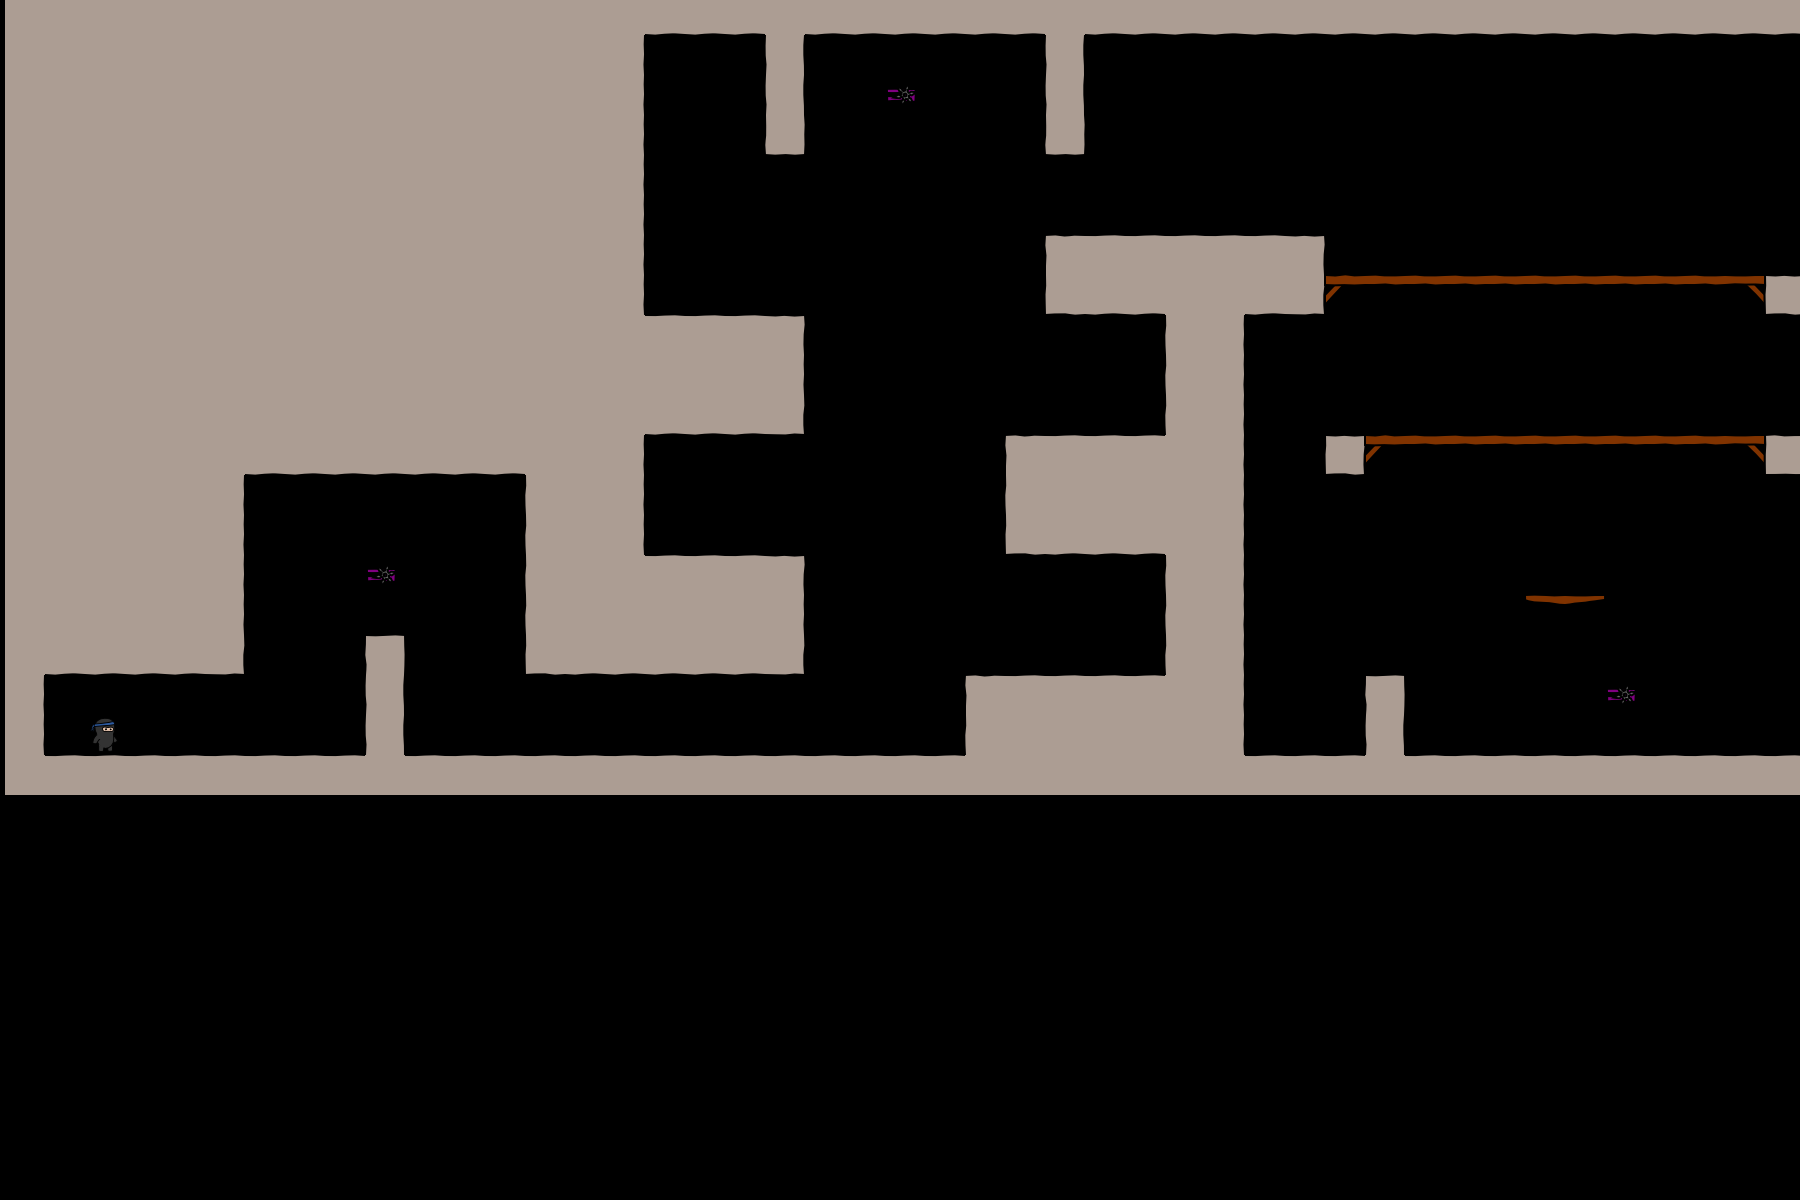

Tiled map render using the project's own tile images. Description and the whole map definition, tile-layer contents included, below:
An orthogonal 45x30 tile map with 40x40 px tiles, 3 tile layers (bg, objects, fg), 2 tilesets.

<map version="1.0" orientation="orthogonal" width="45" height="30" tilewidth="40" tileheight="40">
 <tileset firstgid="1" name="world1" tilewidth="50" tileheight="50">
  <image source="world1.png" width="400" height="400" />
 </tileset>
 <tileset firstgid="65" name="objectpalette" tilewidth="50" tileheight="50">
  <image source="objectpalette.png" width="400" height="400" />
 </tileset>
 <layer name="bg" width="50" height="20">
  <data encoding="csv">  18,18,18,18,18,18,18,18,18,18,18,18,18,18,18,18,26,26,26,18,26,26,26,26,26,26,18,26,26,26,26,26,26,26,26,26,26,26,26,26,26,26,26,26,26,26,26,26,18,18,
  18,18,18,18,18,18,18,18,18,18,18,18,18,18,18,19,0,0,0,20,0,0,0,0,0,0,20,0,0,0,0,0,0,0,0,0,0,0,0,0,0,0,0,0,0,0,0,0,17,18,
  18,18,18,18,18,18,18,18,18,18,18,18,18,18,18,19,0,0,0,20,0,0,0,0,0,0,20,0,0,0,0,0,0,0,0,0,0,0,0,0,0,0,0,0,0,0,0,0,17,18,
  18,18,18,18,18,18,18,18,18,18,18,18,18,18,18,19,0,0,0,28,0,0,0,0,0,0,28,0,0,0,0,0,0,0,0,0,0,0,0,0,0,0,0,0,0,0,0,0,17,18,
  18,18,18,18,18,18,18,18,18,18,18,18,18,18,18,19,0,0,0,0,0,0,0,0,0,0,0,0,0,0,0,0,0,0,0,0,0,0,0,0,0,0,0,0,0,0,0,0,17,18,
  18,18,18,18,18,18,18,18,18,18,18,18,18,18,18,19,0,0,0,0,0,0,0,0,0,0,0,0,0,0,0,0,0,0,0,0,0,0,0,0,0,0,0,0,0,0,0,0,17,18,
  18,18,18,18,18,18,18,18,18,18,18,18,18,18,18,19,0,0,0,0,0,0,0,0,0,0,9,10,10,10,10,10,11,0,0,0,0,0,0,0,0,0,0,0,0,0,0,0,17,18,
  18,18,18,18,18,18,18,18,18,18,18,18,18,18,18,19,0,0,0,0,0,0,0,0,0,0,25,26,26,18,18,26,27,6,7,7,7,7,7,7,7,7,7,8,4,0,0,0,17,18,
  18,18,18,18,18,18,18,18,18,18,18,18,18,18,18,18,10,10,10,11,0,0,0,0,0,0,0,0,0,17,19,0,0,0,0,0,0,0,0,0,0,0,0,0,0,0,0,0,17,18,
  18,18,18,18,18,18,18,18,18,18,18,18,18,18,18,18,18,18,18,19,0,0,0,0,0,0,0,0,0,17,19,0,0,0,0,0,0,0,0,0,0,0,0,0,0,0,0,0,17,18,
  18,18,18,18,18,18,18,18,18,18,18,18,18,18,18,18,26,26,26,27,0,0,0,0,0,0,0,0,0,17,19,0,0,0,0,0,0,0,0,0,0,0,0,0,0,0,0,0,17,18,
  18,18,18,18,18,18,26,26,26,26,26,26,26,18,18,19,0,0,0,0,0,0,0,0,0,9,10,10,10,18,19,0,0,4,6,7,7,7,7,7,7,7,7,8,1,2,2,2,26,18,
  18,18,18,18,18,19,0,0,0,0,0,0,0,17,18,19,0,0,0,0,0,0,0,0,0,17,18,18,18,18,19,0,0,0,0,0,0,0,0,0,0,0,0,0,0,0,0,0,0,17,
  18,18,18,18,18,19,0,0,0,0,0,0,0,17,18,19,0,0,0,0,0,0,0,0,0,25,26,26,26,18,19,0,0,0,0,0,0,0,0,0,0,0,0,0,0,0,0,0,0,17,
  18,18,18,18,18,19,0,0,0,0,0,0,0,17,18,18,10,10,10,11,0,0,0,0,0,0,0,0,0,17,19,0,0,0,0,0,0,0,0,0,0,0,0,0,0,0,0,0,0,17,
  18,18,18,18,18,19,0,0,0,0,0,0,0,17,18,18,18,18,18,19,0,0,0,0,0,0,0,0,0,17,19,0,0,0,0,0,0,0,14,15,0,0,0,0,0,1,2,10,10,18,
  18,26,26,26,26,27,0,0,0,12,0,0,0,25,26,26,26,26,26,27,0,0,0,0,0,0,0,0,0,17,19,0,0,0,0,0,0,0,0,0,0,0,0,0,0,0,0,17,18,18,
  19,0,0,0,0,0,0,0,0,20,0,0,0,0,0,0,0,0,0,0,0,0,0,0,9,10,10,10,10,18,19,0,0,0,12,0,0,0,0,0,0,0,0,0,0,0,0,17,18,18,
  19,0,0,0,0,0,0,0,0,20,0,0,0,0,0,0,0,0,0,0,0,0,0,0,17,18,18,18,18,18,19,0,0,0,20,0,0,0,0,0,0,0,0,0,0,0,0,17,18,18,
  18,10,10,10,10,10,10,10,10,18,10,10,10,10,10,10,10,10,10,10,10,10,10,10,18,18,18,18,18,18,18,10,10,10,18,10,10,10,10,10,10,10,10,10,10,10,10,18,18,18
</data>
 </layer>
 <layer name="objects" width="50" height="20">
  <data encoding="csv">
  0,0,0,0,0,0,0,0,0,0,0,0,0,0,0,0,0,0,0,0,0,0,0,0,0,0,0,0,0,0,0,0,0,0,0,0,0,0,0,0,0,0,0,0,0,0,0,0,0,0,
  0,0,0,0,0,0,0,0,0,0,0,0,0,0,0,0,0,0,0,0,0,0,0,0,0,0,0,0,0,0,0,0,0,0,0,0,0,0,0,0,0,0,0,0,0,0,0,0,0,0,
  0,0,0,0,0,0,0,0,0,0,0,0,0,0,0,0,0,0,0,0,0,0,76,0,0,0,0,0,0,0,0,0,0,0,0,0,0,0,0,0,0,0,0,0,0,0,0,0,0,0,
  0,0,0,0,0,0,0,0,0,0,0,0,0,0,0,0,0,0,0,0,0,0,0,0,0,0,0,0,0,0,0,0,0,0,0,0,0,0,0,0,0,0,0,0,0,0,0,0,0,0,
  0,0,0,0,0,0,0,0,0,0,0,0,0,0,0,0,0,0,0,0,0,0,0,0,0,0,0,0,0,0,0,0,0,0,0,0,0,0,0,0,0,0,0,0,0,0,0,0,0,0,
  0,0,0,0,0,0,0,0,0,0,0,0,0,0,0,0,0,0,0,0,0,0,0,0,0,0,0,0,0,0,0,0,0,0,0,0,0,0,0,0,0,0,0,0,0,0,0,0,0,0,
  0,0,0,0,0,0,0,0,0,0,0,0,0,0,0,0,0,0,0,0,0,0,0,0,0,0,0,0,0,0,0,0,0,0,0,0,0,0,0,0,0,0,0,0,0,0,0,0,0,0,
  0,0,0,0,0,0,0,0,0,0,0,0,0,0,0,0,0,0,0,0,0,0,0,0,0,0,0,0,0,0,0,0,0,0,0,0,0,0,0,0,0,0,0,0,0,0,0,0,0,0,
  0,0,0,0,0,0,0,0,0,0,0,0,0,0,0,0,0,0,0,0,0,0,0,0,0,0,0,0,0,0,0,0,0,0,0,0,0,0,0,0,0,0,0,0,0,0,0,0,0,0,
  0,0,0,0,0,0,0,0,0,0,0,0,0,0,0,0,0,0,0,0,0,0,0,0,0,0,0,0,0,0,0,0,0,0,0,0,0,0,0,0,0,0,0,0,0,0,0,0,0,0,
  0,0,0,0,0,0,0,0,0,0,0,0,0,0,0,0,0,0,0,0,0,0,0,0,0,0,0,0,0,0,0,0,0,0,0,0,0,0,0,0,0,0,0,0,0,0,0,0,0,0,
  0,0,0,0,0,0,0,0,0,0,0,0,0,0,0,0,0,0,0,0,0,0,0,0,0,0,0,0,0,0,0,0,0,0,0,0,0,0,0,0,0,0,0,0,0,0,0,0,0,0,
  0,0,0,0,0,0,0,0,0,0,0,0,0,0,0,0,0,0,0,0,0,0,0,0,0,0,0,0,0,0,0,0,0,0,0,0,0,0,0,0,0,0,0,0,0,0,0,0,0,0,
  0,0,0,0,0,0,0,0,0,0,0,0,0,0,0,0,0,0,0,0,0,0,0,0,0,0,0,0,0,0,0,0,0,0,0,0,0,0,0,0,0,0,0,0,0,0,0,0,0,0,
  0,0,0,0,0,0,0,0,0,76,0,0,0,0,0,0,0,0,0,0,0,0,0,0,0,0,0,0,0,0,0,0,0,0,0,0,0,0,0,0,0,0,0,0,0,0,0,66,0,0,
  0,0,0,0,0,0,0,0,0,0,0,0,0,0,0,0,0,0,0,0,0,0,0,0,0,0,0,0,0,0,0,0,0,0,0,0,0,0,0,0,0,0,0,0,0,0,0,0,0,0,
  0,0,0,0,0,0,0,0,0,0,0,0,0,0,0,0,0,0,0,0,0,0,0,0,0,0,0,0,0,0,0,0,0,0,0,0,0,0,0,0,0,0,0,0,0,0,0,0,0,0,
  0,0,0,0,0,0,0,0,0,0,0,0,0,0,0,0,0,0,0,0,0,0,0,0,0,0,0,0,0,0,0,0,0,0,0,0,0,0,0,0,76,0,0,0,0,0,0,0,0,0,
  0,0,65,0,0,0,0,0,0,0,0,0,0,0,0,0,0,0,0,0,0,0,0,0,0,0,0,0,0,0,0,0,0,0,0,0,0,0,0,0,0,0,0,0,0,0,0,0,0,0,
  0,0,0,0,0,0,0,0,0,0,0,0,0,0,0,0,0,0,0,0,0,0,0,0,0,0,0,0,0,0,0,0,0,0,0,0,0,0,0,0,0,0,0,0,0,0,0,0,0,0
</data>
 </layer>
 <layer name="fg" width="50" height="20">
  <data encoding="csv">
  0,0,0,0,0,0,0,0,0,0,0,0,0,0,0,0,0,0,0,0,0,0,0,0,0,0,0,0,0,0,0,0,0,0,0,0,0,0,0,0,0,0,0,0,0,0,0,0,0,0,
  0,0,0,0,0,0,0,0,0,0,0,0,0,0,0,0,0,0,0,0,0,0,0,0,0,0,0,0,0,0,0,0,0,0,0,0,0,0,0,0,0,0,0,0,0,0,0,0,0,0,
  0,0,0,0,0,0,0,0,0,0,0,0,0,0,0,0,0,0,0,0,0,0,0,0,0,0,0,0,0,0,0,0,0,0,0,0,0,0,0,0,0,0,0,0,0,0,0,0,0,0,
  0,0,0,0,0,0,0,0,0,0,0,0,0,0,0,0,0,0,0,0,0,0,0,0,0,0,0,0,0,0,0,0,0,0,0,0,0,0,0,0,0,0,0,0,0,0,0,0,0,0,
  0,0,0,0,0,0,0,0,0,0,0,0,0,0,0,0,0,0,0,0,0,0,0,0,0,0,0,0,0,0,0,0,0,0,0,0,0,0,0,0,0,0,0,0,0,0,0,0,0,0,
  0,0,0,0,0,0,0,0,0,0,0,0,0,0,0,0,0,0,0,0,0,0,0,0,0,0,0,0,0,0,0,0,0,0,0,0,0,0,0,0,0,0,0,0,0,0,0,0,0,0,
  0,0,0,0,0,0,0,0,0,0,0,0,0,0,0,0,0,0,0,0,0,0,0,0,0,0,0,0,0,0,0,0,0,0,0,0,0,0,0,0,0,0,0,0,0,0,0,0,0,0,
  0,0,0,0,0,0,0,0,0,0,0,0,0,0,0,0,0,0,0,0,0,0,0,0,0,0,0,0,0,0,0,0,0,0,0,0,0,0,0,0,0,0,0,0,0,0,0,0,0,0,
  0,0,0,0,0,0,0,0,0,0,0,0,0,0,0,0,0,0,0,0,0,0,0,0,0,0,0,0,0,0,0,0,0,0,0,0,0,0,0,0,0,0,0,0,0,0,0,0,0,0,
  0,0,0,0,0,0,0,0,0,0,0,0,0,0,0,0,0,0,0,0,0,0,0,0,0,0,0,0,0,0,0,0,0,0,0,0,0,0,0,0,0,0,0,0,0,0,0,0,0,0,
  0,0,0,0,0,0,0,0,0,0,0,0,0,0,0,0,0,0,0,0,0,0,0,0,0,0,0,0,0,0,0,0,0,0,0,0,0,0,0,0,0,0,0,0,0,0,0,0,0,0,
  0,0,0,0,0,0,0,0,0,0,0,0,0,0,0,0,0,0,0,0,0,0,0,0,0,0,0,0,0,0,0,0,0,0,0,0,0,0,0,0,0,0,0,0,0,0,0,0,0,0,
  0,0,0,0,0,0,0,0,0,0,0,0,0,0,0,0,0,0,0,0,0,0,0,0,0,0,0,0,0,0,0,0,0,0,0,0,0,0,0,0,0,0,0,0,0,0,0,0,0,0,
  0,0,0,0,0,0,0,0,0,0,0,0,0,0,0,0,0,0,0,0,0,0,0,0,0,0,0,0,0,0,0,0,0,0,0,0,0,0,0,0,0,0,0,0,0,0,0,0,0,0,
  0,0,0,0,0,0,0,0,0,0,0,0,0,0,0,0,0,0,0,0,0,0,0,0,0,0,0,0,0,0,0,0,0,0,0,0,0,0,0,0,0,0,0,0,0,0,0,0,0,0,
  0,0,0,0,0,0,0,0,0,0,0,0,0,0,0,0,0,0,0,0,0,0,0,0,0,0,0,0,0,0,0,0,0,0,0,0,0,0,0,0,0,0,0,0,0,0,0,0,0,0,
  0,0,0,0,0,0,0,0,0,0,0,0,0,0,0,0,0,0,0,0,0,0,0,0,0,0,0,0,0,0,0,0,0,0,0,0,0,0,0,0,0,0,0,0,0,0,0,0,0,0,
  0,0,0,0,0,0,0,0,0,0,0,0,0,0,0,0,0,0,0,0,0,0,0,0,0,0,0,0,0,0,0,0,0,0,0,0,0,0,0,0,0,0,0,0,0,0,0,0,0,0,
  0,0,0,0,0,0,0,0,0,0,0,0,0,0,0,0,0,0,0,0,0,0,0,0,0,0,0,0,0,0,0,0,0,0,0,0,0,0,0,0,0,0,0,0,0,0,0,0,0,0,
  0,0,0,0,0,0,0,0,0,0,0,0,0,0,0,0,0,0,0,0,0,0,0,0,0,0,0,0,0,0,0,0,0,0,0,0,0,0,0,0,0,0,0,0,0,0,0,0,0,0
</data>
 </layer>
</map>
